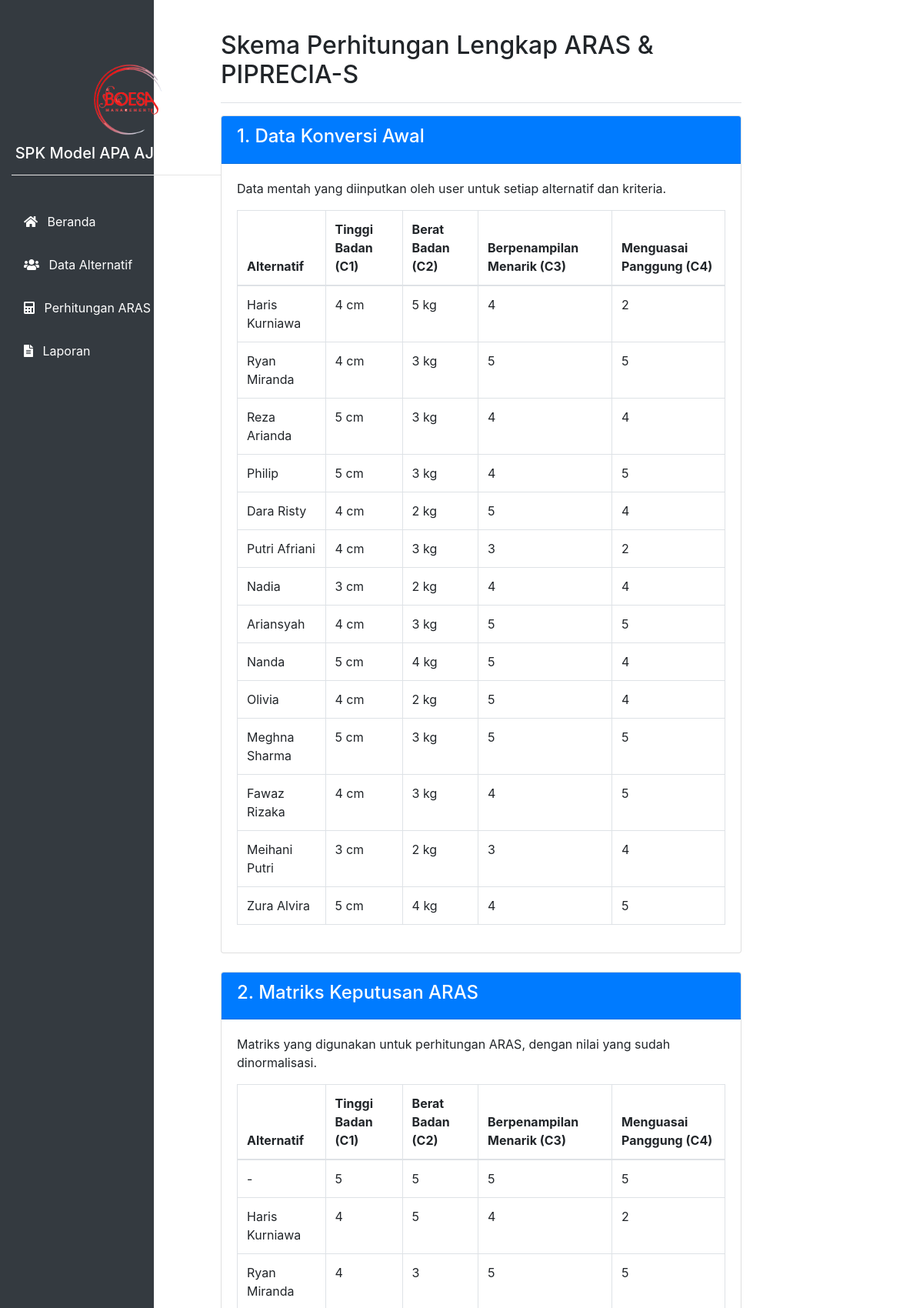
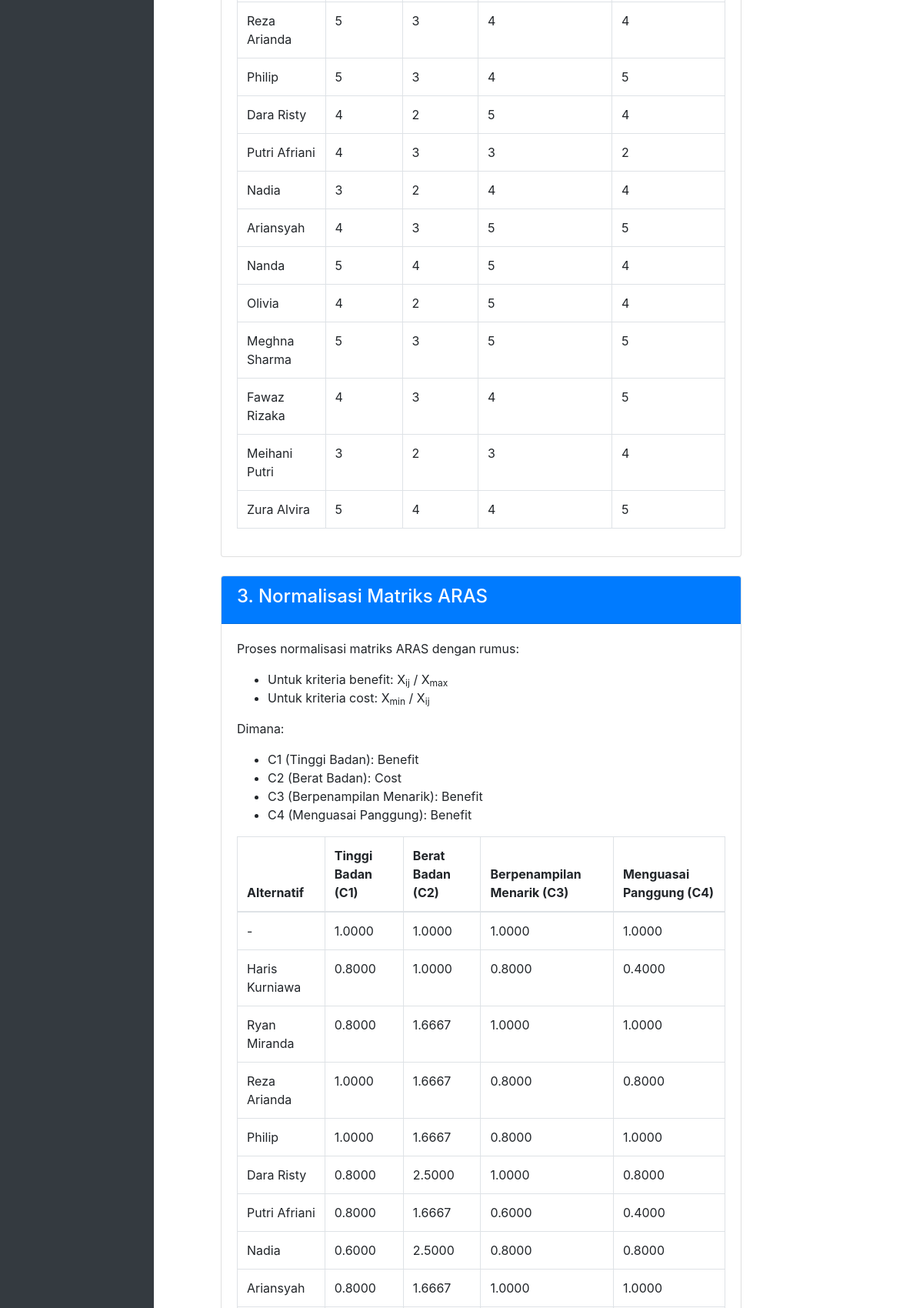
Screenshot of /skema_hitung/skema_hitung.php (signed in, upper part) with the database file from the repository (2 pictures, top to bottom).
### tables this page shows
CREATE TABLE `data_konversi` (
  `id` int(11) NOT NULL,
  `alternatif` varchar(50) NOT NULL,
  `tinggi_badan` int(10) NOT NULL,
  `berat_badan` int(5) NOT NULL,
  `berpenampilan_menarik` varchar(15) NOT NULL,
  `menguasai_panggung` varchar(15) NOT NULL
);

CREATE TABLE `data_matrik` (
  `id` int(10) NOT NULL,
  `alternatif` varchar(50) NOT NULL,
  `tinggi_badan` int(10) NOT NULL,
  `berat_badan` int(10) NOT NULL,
  `berpenampilan_menarik` int(15) NOT NULL,
  `menguasai_panggung` int(15) NOT NULL
);

### skema_hitung/skema_hitung.php (the view, shortened to what this page needs)
<?php
if (isset($_SESSION['username'])) {
	include('../koneksi/koneksi.php');
	include('../includes/header.php');
?>
	<div class="container-fluid">
		<div class="row">
			<main class="col-md-9 ms-sm-auto col-lg-10 px-md-4 py-4">
				<div class="d-flex justify-content-between flex-wrap flex-md-nowrap align-items-center pt-3 pb-2 mb-3 border-bottom">
					<h1 class="h2">Skema Perhitungan Lengkap ARAS & PIPRECIA-S</h1>
				</div>
				<div class="card mb-4">
					<div class="card-header bg-primary text-white">
						<h4>1. Data Konversi Awal</h4>
					</div>
					<div class="card-body">
						<p>Data mentah yang diinputkan oleh user untuk setiap alternatif dan kriteria.</p>
						<?php
						$sql = mysqli_query($koneksi, "SELECT * FROM data_konversi");
						if (mysqli_num_rows($sql) > 0) {
							echo '
                        <div class="table-responsive">
                            <table class="table table-bordered">
                                <thead>
                                    <tr>
                                        <th>Alternatif</th>
                                        <th>Tinggi Badan (C1)</th>
                                        <th>Berat Badan (C2)</th>
                                        <th>Berpenampilan Menarik (C3)</th>
                                        <th>Menguasai Panggung (C4)</th>
                                    </tr>
                                </thead>
                                <tbody>';
							while ($data = mysqli_fetch_assoc($sql)) {
								echo '
                                    <tr>
                                        <td>' . $data['alternatif'] . '</td>
                                        <td>' . $data['tinggi_badan'] . ' cm</td>
                                        <td>' . $data['berat_badan'] . ' kg</td>
                                        <td>' . $data['berpenampilan_menarik'] . '</td>
                                        <td>' . $data['menguasai_panggung'] . '</td>
                                    </tr>';
							}
							echo '</tbody></table></div>';
						}
						?>
					</div>
				</div>
				<div class="card mb-4">
					<div class="card-header bg-primary text-white">
						<h4>2. Matriks Keputusan ARAS</h4>
					</div>
					<div class="card-body">
						<p>Matriks yang digunakan untuk perhitungan ARAS, dengan nilai yang sudah dinormalisasi.</p>
						<?php
						$aras_matrix = [];
						$sql = mysqli_query($koneksi, "SELECT * FROM data_matrik");
						if (mysqli_num_rows($sql) > 0) {
							echo '
                        <div class="table-responsive">
                            <table class="table table-bordered">
                                <thead>
                                    <tr>
                                        <th>Alternatif</th>
                                        <th>Tinggi Badan (C1)</th>
                                        <th>Berat Badan (C2)</th>
                                        <th>Berpenampilan Menarik (C3)</th>
                                        <th>Menguasai Panggung (C4)</th>
                                    </tr>
                                </thead>
                                <tbody>';
							while ($data = mysqli_fetch_assoc($sql)) {
								$aras_matrix[$data['alternatif']] = [
									'tinggi_badan' => $data['tinggi_badan'],
									'berat_badan' => $data['berat_badan'],
									'berpenampilan_menarik' => $data['berpenampilan_menarik'],
									'menguasai_panggung' => $data['menguasai_panggung']
								];
								echo '
                                    <tr>
                                        <td>' . $data['alternatif'] . '</td>
                                        <td>' . $data['tinggi_badan'] . '</td>
                                        <td>' . $data['berat_badan'] . '</td>
                                        <td>' . $data['berpenampilan_menarik'] . '</td>
                                        <td>' . $data['menguasai_panggung'] . '</td>
                                    </tr>';
							}
							echo '</tbody></table></div>';
							$max_values = [
								'tinggi_badan' => max(array_column($aras_matrix, 'tinggi_badan')),
								'berat_badan' => max(array_column($aras_matrix, 'berat_badan')),
								'berpenampilan_menarik' => max(array_column($aras_matrix, 'berpenampilan_menarik')),
								'menguasai_panggung' => max(array_column($aras_matrix, 'menguasai_panggung'))
							];
						}
						?>
					</div>
				</div>
				<div class="card mb-4">
					<div class="card-header bg-primary text-white">
						<h4>3. Normalisasi Matriks ARAS</h4>
					</div>
					<div class="card-body">
						<p>Proses normalisasi matriks ARAS dengan rumus:</p>
						<ul>
							<li>Untuk kriteria benefit: X<sub>ij</sub> / X<sub>max</sub></li>
							<li>Untuk kriteria cost: X<sub>min</sub> / X<sub>ij</sub></li>
						</ul>
						<p>Dimana:</p>
						<ul>
							<li>C1 (Tinggi Badan): Benefit</li>
							<li>C2 (Berat Badan): Cost</li>
							<li>C3 (Berpenampilan Menarik): Benefit</li>
							<li>C4 (Menguasai Panggung): Benefit</li>
						</ul>
						<?php
						if (!empty($aras_matrix) && !empty($max_values)) {
							echo '
                        <div class="table-responsive">
                            <table class="table table-bordered">
                                <thead>
                                    <tr>
                                        <th>Alternatif</th>
                                        <th>Tinggi Badan (C1)</th>
                                        <th>Berat Badan (C2)</th>
                                        <th>Berpenampilan Menarik (C3)</th>
                                        <th>Menguasai Panggung (C4)</th>
                                    </tr>
                                </thead>
                                <tbody>';
							foreach ($aras_matrix as $alt => $values) {
								$normalized = [
									'tinggi_badan' => $values['tinggi_badan'] / $max_values['tinggi_badan'],
									'berat_badan' => $max_values['berat_badan'] / $values['berat_badan'],
									'berpenampilan_menarik' => $values['berpenampilan_menarik'] / $max_values['berpenampilan_menarik'],
									'menguasai_panggung' => $values['menguasai_panggung'] / $max_values['menguasai_panggung']
								];
								echo '
                                    <tr>
                                        <td>' . $alt . '</td>
                                        <td>' . number_format($normalized['tinggi_badan'], 4) . '</td>
                                        <td>' . number_format($normalized['berat_badan'], 4) . '</td>
                                        <td>' . number_format($normalized['berpenampilan_menarik'], 4) . '</td>
                                        <td>' . number_format($normalized['menguasai_panggung'], 4) . '</td>
                                    </tr>';
							}
							echo '</tbody></table></div>';
						}
						?>
					</div>
				</div>
			</main>
		</div>
	</div>
<?php
	include('../includes/footer.php');
} else {
	echo "<script>alert('Silahkan Login Terlebih Dahulu');document.location.href='../login/index.php';</script>";
}
?>

### rows the page displays
data_konversi: alternatif "Haris Kurniawa", tinggi_badan "4", berat_badan "5", berpenampilan_menarik "4", menguasai_panggung "2"
data_konversi: alternatif "Ryan Miranda", tinggi_badan "4", berat_badan "3", berpenampilan_menarik "5", menguasai_panggung "5"
data_konversi: alternatif "Reza Arianda", tinggi_badan "5", berat_badan "3", berpenampilan_menarik "4", menguasai_panggung "4"
data_konversi: alternatif "Philip", tinggi_badan "5", berat_badan "3", berpenampilan_menarik "4", menguasai_panggung "5"
data_konversi: alternatif "Dara Risty", tinggi_badan "4", berat_badan "2", berpenampilan_menarik "5", menguasai_panggung "4"
data_konversi: alternatif "Putri Afriani", tinggi_badan "4", berat_badan "3", berpenampilan_menarik "3", menguasai_panggung "2"
data_konversi: alternatif "Nadia", tinggi_badan "3", berat_badan "2", berpenampilan_menarik "4", menguasai_panggung "4"
data_konversi: alternatif "Ariansyah", tinggi_badan "4", berat_badan "3", berpenampilan_menarik "5", menguasai_panggung "5"
data_konversi: alternatif "Nanda", tinggi_badan "5", berat_badan "4", berpenampilan_menarik "5", menguasai_panggung "4"
data_konversi: alternatif "Olivia", tinggi_badan "4", berat_badan "2", berpenampilan_menarik "5", menguasai_panggung "4"
data_konversi: alternatif "Meghna Sharma", tinggi_badan "5", berat_badan "3", berpenampilan_menarik "5", menguasai_panggung "5"
data_konversi: alternatif "Fawaz Rizaka", tinggi_badan "4", berat_badan "3", berpenampilan_menarik "4", menguasai_panggung "5"
data_konversi: alternatif "Meihani Putri", tinggi_badan "3", berat_badan "2", berpenampilan_menarik "3", menguasai_panggung "4"
data_konversi: alternatif "Zura Alvira", tinggi_badan "5", berat_badan "4", berpenampilan_menarik "4", menguasai_panggung "5"
data_matrik: alternatif "-", tinggi_badan "5", berat_badan "5", berpenampilan_menarik "5", menguasai_panggung "5"
data_matrik: alternatif "Haris Kurniawa", tinggi_badan "4", berat_badan "5", berpenampilan_menarik "4", menguasai_panggung "2"
data_matrik: alternatif "Ryan Miranda", tinggi_badan "4", berat_badan "3", berpenampilan_menarik "5", menguasai_panggung "5"
data_matrik: alternatif "Reza Arianda", tinggi_badan "5", berat_badan "3", berpenampilan_menarik "4", menguasai_panggung "4"
data_matrik: alternatif "Philip", tinggi_badan "5", berat_badan "3", berpenampilan_menarik "4", menguasai_panggung "5"
data_matrik: alternatif "Dara Risty", tinggi_badan "4", berat_badan "2", berpenampilan_menarik "5", menguasai_panggung "4"
data_matrik: alternatif "Putri Afriani", tinggi_badan "4", berat_badan "3", berpenampilan_menarik "3", menguasai_panggung "2"
data_matrik: alternatif "Nadia", tinggi_badan "3", berat_badan "2", berpenampilan_menarik "4", menguasai_panggung "4"
data_matrik: alternatif "Ariansyah", tinggi_badan "4", berat_badan "3", berpenampilan_menarik "5", menguasai_panggung "5"
data_matrik: alternatif "Nanda", tinggi_badan "5", berat_badan "4", berpenampilan_menarik "5", menguasai_panggung "4"
data_matrik: alternatif "Olivia", tinggi_badan "4", berat_badan "2", berpenampilan_menarik "5", menguasai_panggung "4"
data_matrik: alternatif "Meghna Sharma", tinggi_badan "5", berat_badan "3", berpenampilan_menarik "5", menguasai_panggung "5"
data_matrik: alternatif "Fawaz Rizaka", tinggi_badan "4", berat_badan "3", berpenampilan_menarik "4", menguasai_panggung "5"
data_matrik: alternatif "Meihani Putri", tinggi_badan "3", berat_badan "2", berpenampilan_menarik "3", menguasai_panggung "4"
data_matrik: alternatif "Zura Alvira", tinggi_badan "5", berat_badan "4", berpenampilan_menarik "4", menguasai_panggung "5"

### other values shown
$alt "-"
$normalized['tinggi_badan'] "1.0000"
$normalized['berat_badan'] "1.0000"
$normalized['berpenampilan_menarik'] "1.0000"
$normalized['menguasai_panggung'] "1.0000"
$alt "Haris Kurniawa"
$normalized['tinggi_badan'] "0.8000"
$normalized['berpenampilan_menarik'] "0.8000"
$normalized['menguasai_panggung'] "0.4000"
$alt "Ryan Miranda"
$normalized['berat_badan'] "1.6667"
$alt "Reza Arianda"
$normalized['menguasai_panggung'] "0.8000"
$alt "Philip"
$alt "Dara Risty"
